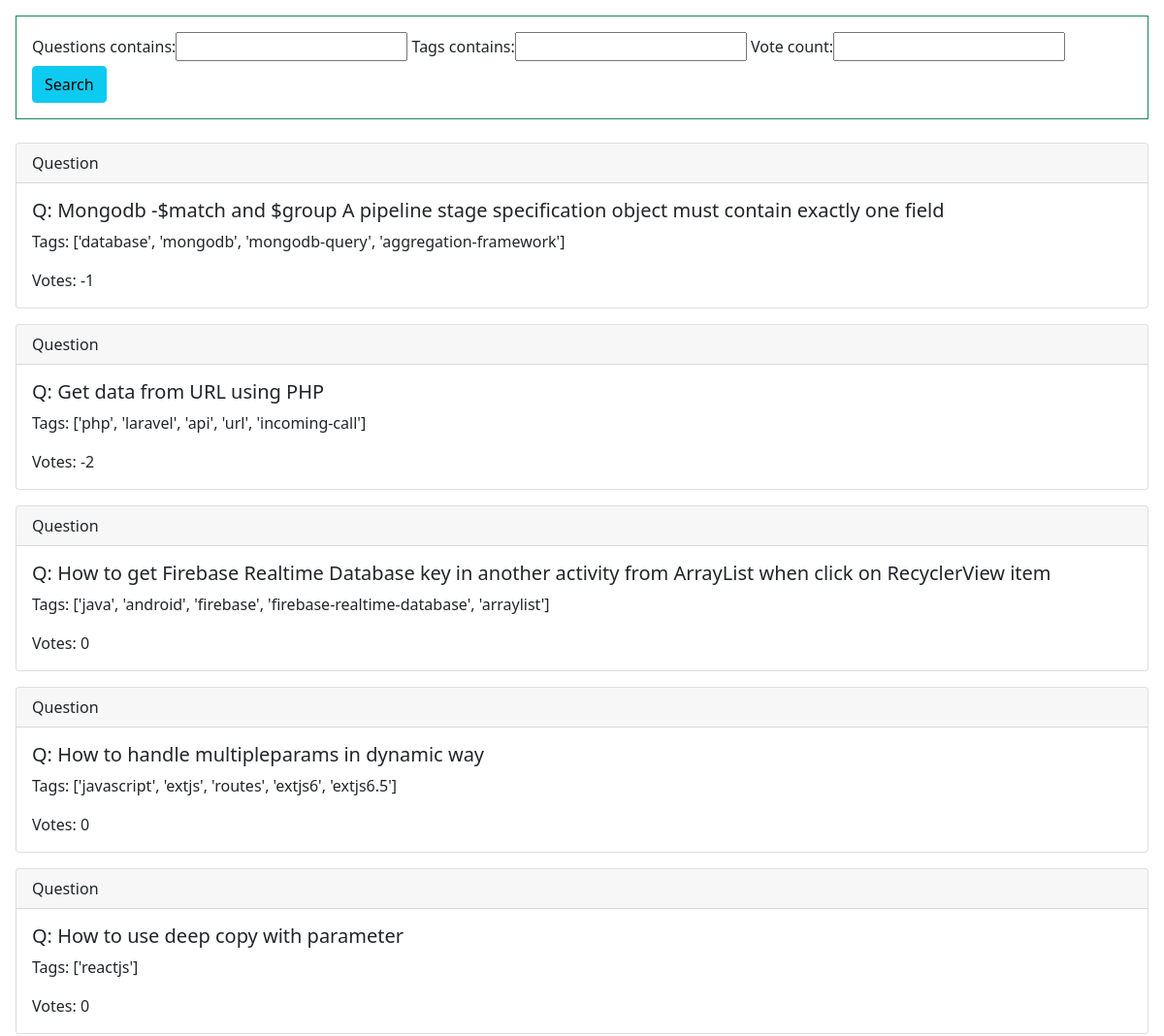
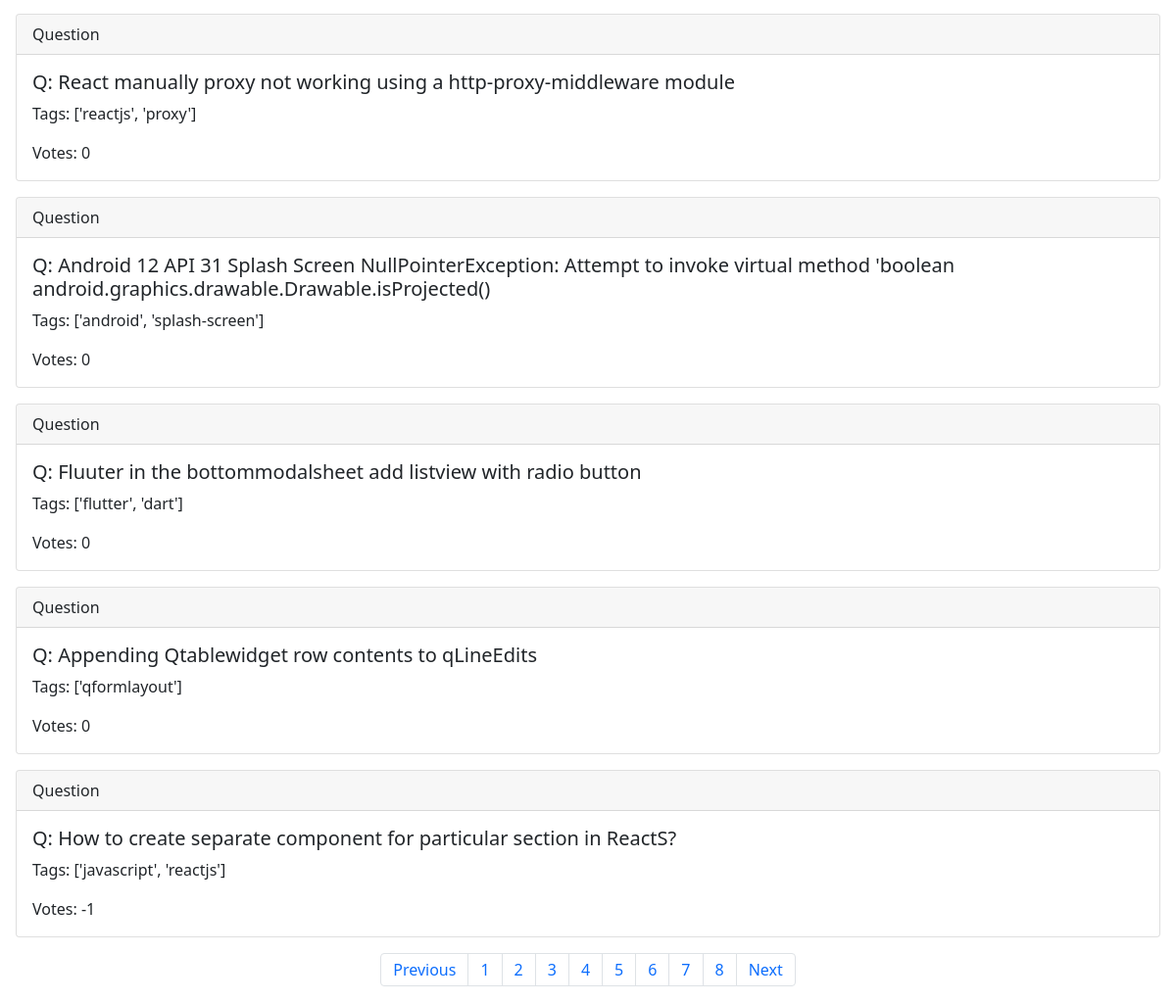
/?page=3, run on the app's committed database (2 pictures, top to bottom).
### search_app/models.py (models this page shows, shortened)
class Question(models.Model):
    questions = models.CharField(max_length=300)
    vote_count = models.IntegerField(default=0)
    views = models.CharField(max_length=50)
    tags = models.CharField(max_length=250)

### frondend/views.py (the view)
# urls.py: path('', views.search),
def search(request):
    questions = Question.objects.all()
    myFilter = QuestionFilter(request.GET, queryset=questions)
    questions = myFilter.qs
    paginator = Paginator(questions, 10)
    page_number = request.GET.get('page', 1)
    ques = paginator.get_page(page_number)
    return render(request, 'search.html', {'ques':ques, 'myFilter':myFilter})

### templates/search.html (shortened to what this page needs)
{% load static %}
<!DOCTYPE html>
<html lang="en">
<head>
    <link rel="stylesheet" href="https://stackpath.bootstrapcdn.com/bootstrap/4.4.1/css/bootstrap.min.css">
    <link href="https://cdn.jsdelivr.net/npm/bootstrap@5.1.0/dist/css/bootstrap.min.css" rel="stylesheet">
</head>
<body>
  <div class="ml-3 mt-3 mr-3 mb-4 border border-success p-3" >
      <form class="needs-validation" method="GET" action="">
            {{myFilter.form}}
          <button class="btn btn-info" type="submit">Search</button>
      </form>
  </div>
    {% for q in ques %}
    <div class="card mt-3 ml-3 mr-3">
        <div class="card-header">
         Question
        </div>
        <div class="card-body">
          <h5 class="card-title">Q: {{q.questions}}</h5>
          <p class="card-text">Tags: {{q.tags}}</p>
          <p class="card-text">Votes: {{q.vote_count}}</p>
        </div>
      </div>
      {% endfor %}
      <nav aria-label="..." class="mt-3 nav justify-content-center">
        <ul class="pagination">
            {% if ques.has_previous %}
              <li class="page-item">
                <a class="page-link" href="?page={{data.previous_page_number}}" tabindex="-1">Previous</a>
              </li>
            {% endif %}
             {% for i in ques.paginator.page_range %}
               {% if data.number == i %}
                  <li class="page-item active"><a class="page-link" href="#">{{i}}</a></li>
              {% else %}
                   <li class="page-item"><a class="page-link" href="?page={{i}}">{{i}}</a></li>
              {% endif %}
            {% endfor %}
            {% if ques.has_next %}
              <li class="page-item">
                <a class="page-link" href="?page={{data.next_page_number}}">Next</a>
              </li>
            {% endif %}
        </ul>
      </nav>
</body>
</html>

### data on the page
Question: questions "Mongodb -$match and $group A pipeline stage specification object must contain exactly one field", tags "['database', 'mongodb', 'mongodb-query', 'aggregation-framework']", vote_count "-1"
Question: questions "Get data from URL using PHP", tags "['php', 'laravel', 'api', 'url', 'incoming-call']", vote_count "-2"
Question: questions "How to get Firebase Realtime Database key in another activity from ArrayList when click on RecyclerView item", tags "['java', 'android', 'firebase', 'firebase-realtime-database', 'arraylist']", vote_count "0"
Question: questions "How to handle multipleparams in dynamic way", tags "['javascript', 'extjs', 'routes', 'extjs6', 'extjs6.5']", vote_count "0"
Question: questions "How to use deep copy with parameter", tags "['reactjs']", vote_count "0"
Question: questions "React manually proxy not working using a http-proxy-middleware module", tags "['reactjs', 'proxy']", vote_count "0"
Question: questions "Android 12 API 31 Splash Screen NullPointerException: Attempt to invoke virtual method 'boolean android.graphics.drawable.Drawable.isProjected()", tags "['android', 'splash-screen']", vote_count "0"
Question: questions "Fluuter in the bottommodalsheet add listview with radio button", tags "['flutter', 'dart']", vote_count "0"
Question: questions "Appending Qtablewidget row contents to qLineEdits", tags "['qformlayout']", vote_count "0"
Question: questions "How to create separate component for particular section in ReactS?", tags "['javascript', 'reactjs']", vote_count "-1"

### other printed values
{{ i }} "1" "2" "3" "4" "5" "6" "7" "8"
